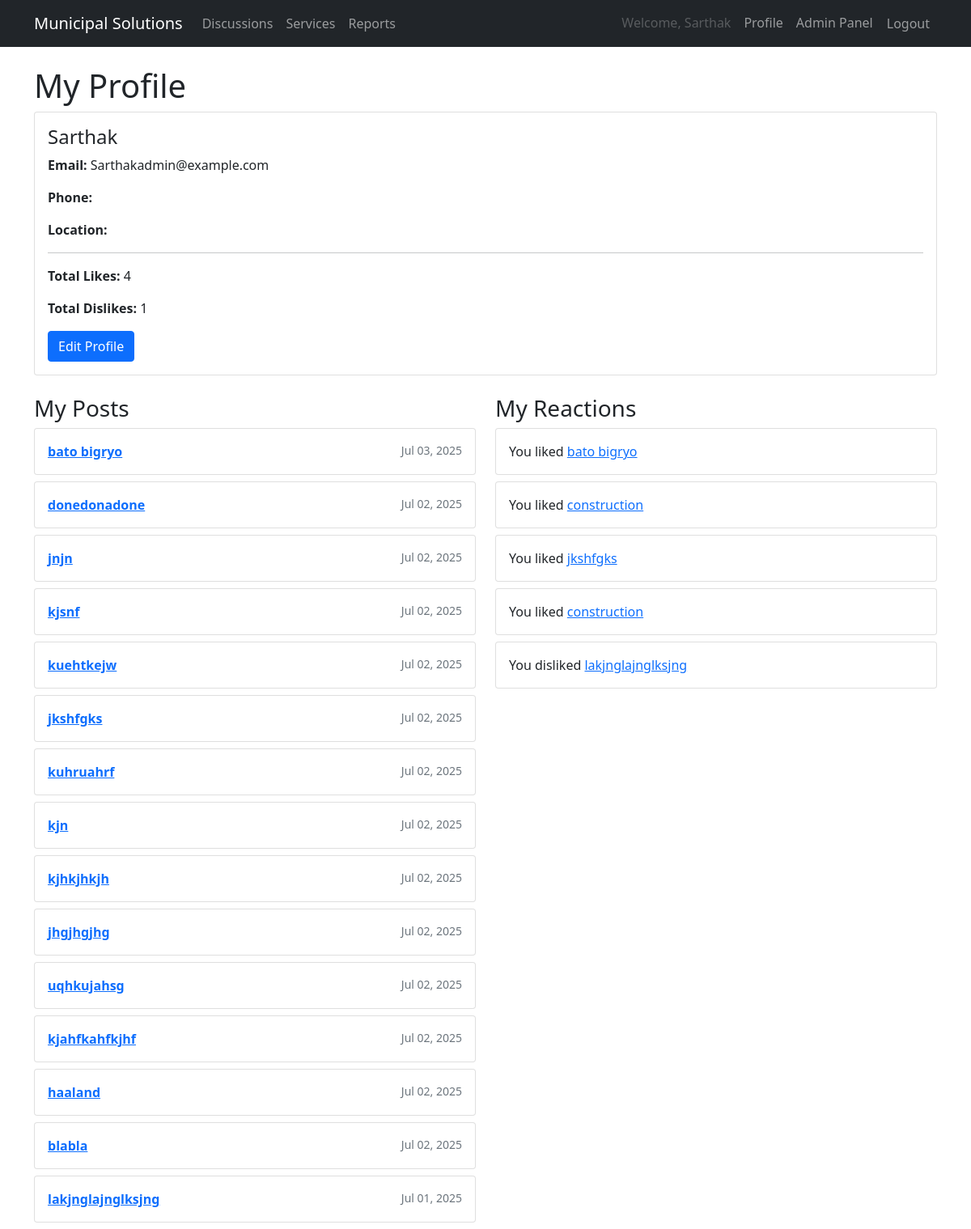
The app's page /accounts/profile/ (signed in), older data.
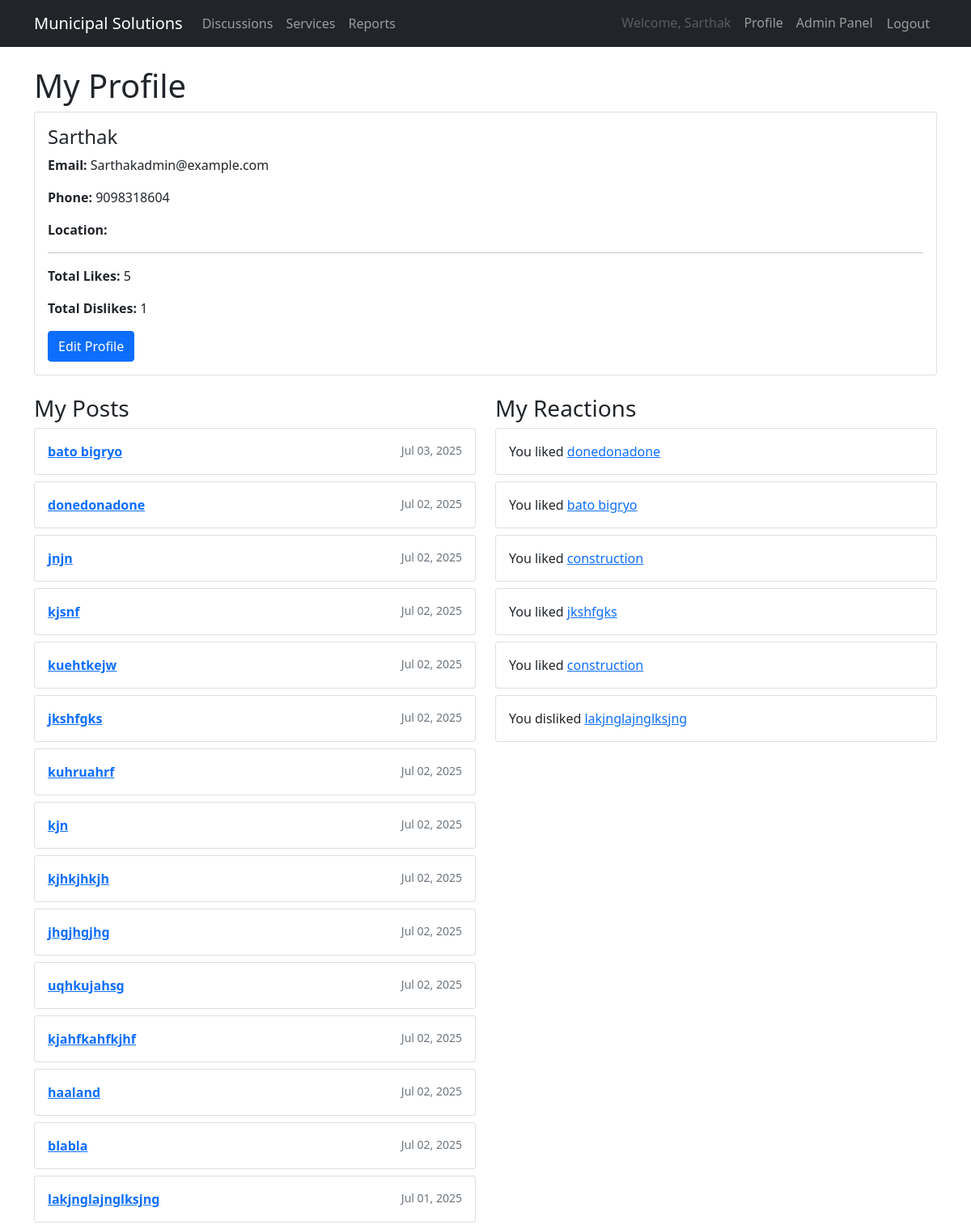
The same page, newer data.
### services/models.py (models this page shows, shortened)
class DiscussionPost(models.Model):
    author = models.ForeignKey(CustomUser, on_delete=models.CASCADE)
    title = models.CharField(max_length=200)
    content = models.TextField()
    image = models.ImageField(upload_to='discussion_images/', blank=True, null=True)  # NEW
    location = models.CharField(max_length=100, blank=True, null=True)  # For storing map location
    created_at = models.DateTimeField(auto_now_add=True)
    updated_at = models.DateTimeField(auto_now=True)
    likes = models.PositiveIntegerField(default=0)
    dislikes = models.PositiveIntegerField(default=0)

class PostReaction(models.Model):
    LIKE = 'like'
    DISLIKE = 'dislike'
    VOTE_CHOICES = [
        (LIKE, 'Like'),
        (DISLIKE, 'Dislike'),
    ]
    user = models.ForeignKey(settings.AUTH_USER_MODEL, on_delete=models.CASCADE)
    post = models.ForeignKey(DiscussionPost, on_delete=models.CASCADE)
    reaction = models.CharField(max_length=7, choices=VOTE_CHOICES)
    class Meta:
        unique_together = ('user', 'post')  # Ensures one vote per user per post

### accounts/models.py (models this page shows, shortened)
class CustomUser(AbstractUser):
    is_admin     = models.BooleanField(default=False)
    phone_number = models.CharField(max_length=20, blank=True)
    address      = models.TextField(blank=True)
    email        = models.EmailField(unique=True)

### accounts/views.py (the view)
# urls.py: path('profile/', views.profile, name='profile'),
@login_required
def profile(request):
    user = request.user
    posts = DiscussionPost.objects.filter(author=user).order_by('-created_at')
    reactions = PostReaction.objects.filter(user=request.user).order_by('-id')
    likes_count = reactions.filter(reaction='like').count()
    dislikes_count = reactions.filter(reaction='dislike').count()
    return render(request, 'accounts/profile.html', {
        'posts': posts,
        'reactions': reactions,
        'likes_count': likes_count,
        'dislikes_count': dislikes_count,
    })

### templates/accounts/profile.html
{% extends 'base.html' %}
{% block content %}
  <h1>My Profile</h1>
  <div class="card mb-4">
    <div class="card-body">
      <h4>{{ user.username }}</h4>
      <p><strong>Email:</strong> {{ user.email }}</p>
      <p><strong>Phone:</strong> {{ user.phone_number }}</p>
      <p><strong>Location:</strong> {{ user.profile.location }}</p>
      <hr>
      <p><strong>Total Likes:</strong> {{ likes_count }}</p>
      <p><strong>Total Dislikes:</strong> {{ dislikes_count }}</p>
      <a href="{% url 'edit_profile' %}" class="btn btn-primary">Edit Profile</a>
    </div>
  </div>
  <div class="row">
    <div class="col-md-6">
      <h3>My Posts</h3>
      {% for post in posts %}
        <div class="card mb-2">
          <div class="card-body">
            <a href="{% url 'post_detail' post.id %}">
              <strong>{{ post.title }}</strong>
            </a>
            <span class="float-end text-muted small">
              {{ post.created_at|date:"M d, Y" }}
            </span>
          </div>
        </div>
      {% empty %}
        <p>No posts yet.</p>
      {% endfor %}
    </div>
    <div class="col-md-6">
      <h3>My Reactions</h3>
      {% for r in reactions %}
        <div class="card mb-2">
          <div class="card-body">
            You {{ r.reaction }}d
            <a href="{% url 'post_detail' r.post.id %}">{{ r.post.title }}</a>
          </div>
        </div>
      {% empty %}
        <p>No likes/dislikes yet.</p>
      {% endfor %}
    </div>
  </div>
{% endblock %}

### templates/base.html (shortened to what this page needs)
<!DOCTYPE html>
<html>
<head>
    <link href="https://cdn.jsdelivr.net/npm/bootstrap@5.1.3/dist/css/bootstrap.min.css" rel="stylesheet">
</head>
<body>
<nav class="navbar navbar-expand-lg navbar-dark bg-dark">
  <div class="container">
    <a class="navbar-brand" href="{% url 'home' %}">Municipal Solutions</a>
    <div class="collapse navbar-collapse" id="mainNav">
      <ul class="navbar-nav me-auto mb-2 mb-lg-0">
        <li class="nav-item">
          <a class="nav-link" href="{% url 'discussions' %}">Discussions</a>
        </li>
        <li class="nav-item">
          <a class="nav-link" href="{% url 'service_page' %}">Services</a>
        </li>
        <li class="nav-item">
          <a class="nav-link" href="{% url 'reports' %}">Reports</a>
        </li>
      </ul>
      <ul class="navbar-nav mb-2 mb-lg-0">
        {% if user.is_authenticated %}
          <li class="nav-item">
            <span class="nav-link disabled">Welcome, {{ user.username }}</span>
          </li>
          <li class="nav-item">
            <a class="nav-link" href="{% url 'profile' %}">Profile</a>
          </li>
          {% if user.is_admin %}
            <li class="nav-item">
              <a class="nav-link" href="{% url 'admin:index' %}">Admin Panel</a>
            </li>
          {% endif %}
          <li class="nav-item">
            <form method="post" action="{% url 'logout' %}">
              <button type="submit" class="nav-link btn btn-link">Logout</button>
            </form>
          </li>
        {% endif %}
      </ul>
    </div>
  </div>
</nav>
<div class="container mt-4">
  {% block content %}{% endblock %}
</div>
</body>
</html>

Row changes from the older to the newer data that the page shows:
changed CustomUser "Sarthak": phone_number (not shown) → "9098318604"
added PostReaction: reaction "like", post "donedonadone"
Text that changed along with them:
{{ likes_count }}: "4" → "5"
